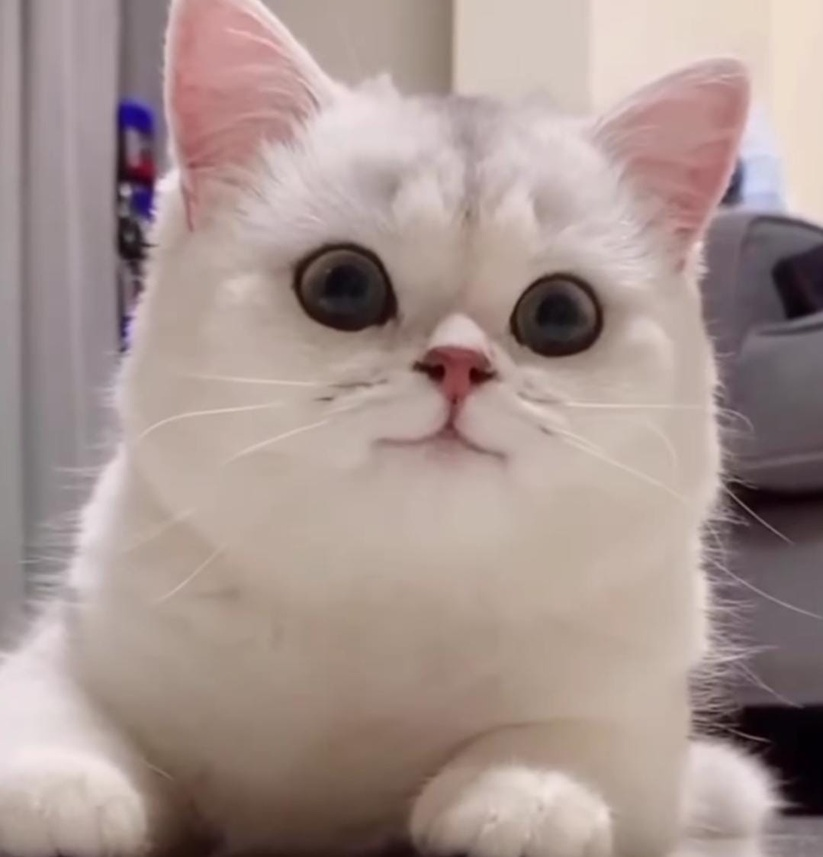
#> input picture images/smile_cat.jpg, 823 x 857 px, shrunk from 1079 x 1123 before the run, found by its file name
$ jupyter execute 7.1_contrast_enhance.ipynb
#> lines starting #> are read from the running program, lines starting #| are printed output that depends on the picture
[cell 1]
# Untuk melakukan perbaikan contrast pada suatu citra terdapat beberapa metode, diantaranya :

# Histogram Equalization [1], [3]
# Contrast Limited Adaptive Histogram Equalization (CLAHE) [1], [2], [3]
# Min-Max Contrast Stretching [1]
# Perkalian Konstanta

# Mengimport Library yang akan digunakan
import numpy as np
import matplotlib.pyplot as plt
# %matplotlib inline
import cv2
import matplotlib.image as mpimg
from skimage import data

smile_cat = cv2.imread("images\smile_cat.jpg", cv2.IMREAD_GRAYSCALE)  # Load gambar dari local drive dalam format grayscale
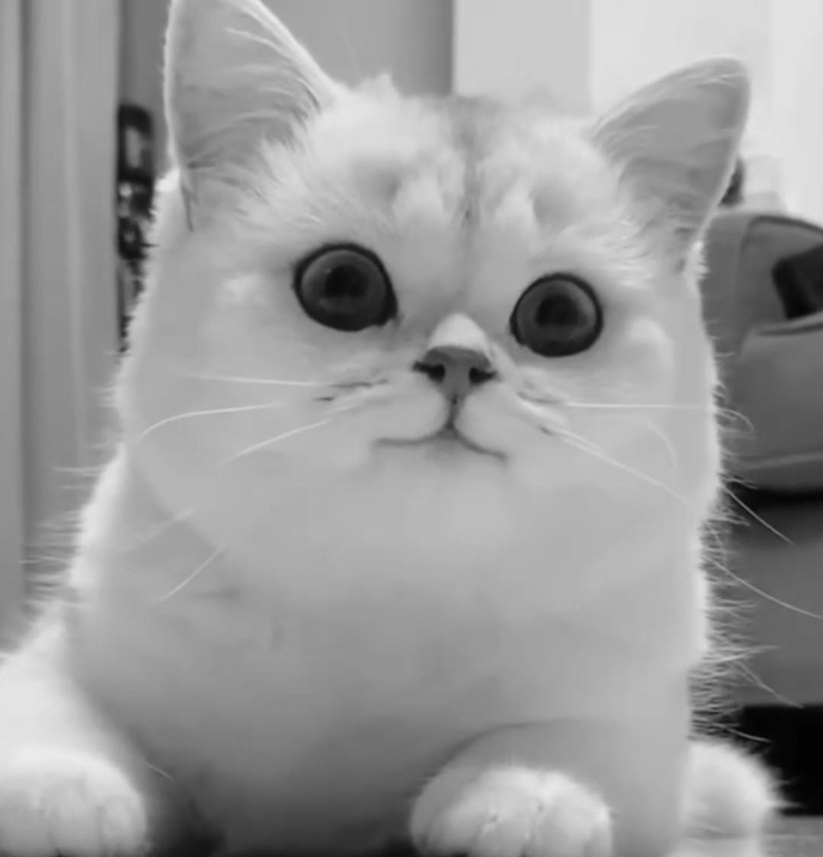
#> smile_cat: shape (857, 823); min 1, max 235, mean 153.9

# 1) PENERAPAN HISTOGRAM EQUALIZATION (HE)
image_equalized = cv2.equalizeHist(smile_cat)   # Memanggil fungsi equalize historgram dengan openCV kemudian hasilnya ditampung dalam image_equalized
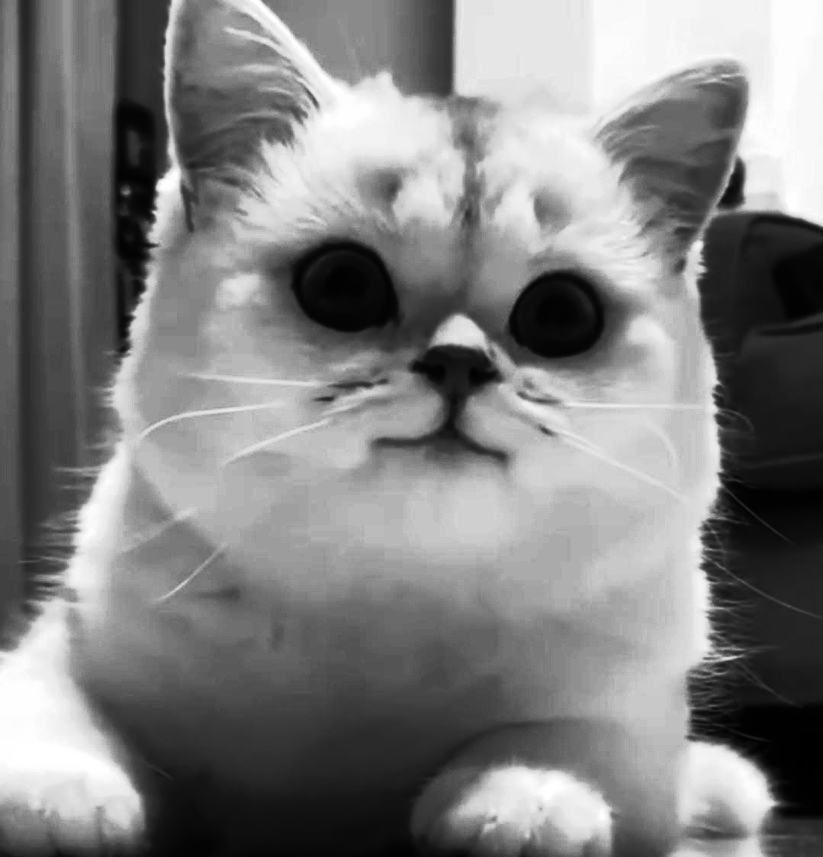
#> image_equalized: shape (857, 823); min 0, max 255, mean 128.6

[cell 2]
# 2) PENERAPAN METODE CLAHE (CONTRAST LIMITED ADAPTIVE HISTOGRAM EQUALIZATION)
clahe = cv2.createCLAHE(clipLimit=2, tileGridSize=(8,8))

#Apply CLAHE to the original image
image_clahe = clahe.apply(smile_cat)
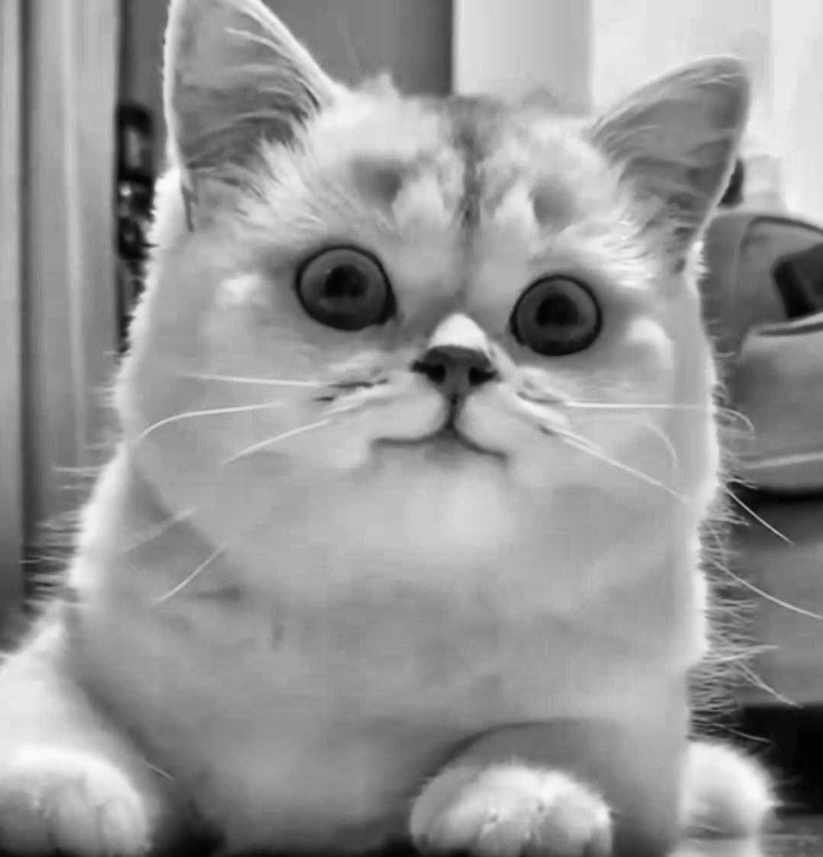
#> image_clahe: shape (857, 823); min 1, max 251, mean 150.1

[cell 3]
# 3) PENERAPAN METODE CONTRAST STRETCHING (CS)
image_cs = np.zeros((smile_cat.shape[0],smile_cat.shape[1]),dtype = 'uint8')    # Membuat array kosong untuk menampung hasil perbaikan contrast

min = np.min(smile_cat)     # Menerapkan batas minimal contrast dengan np.min
#> min = 1
max = np.max(smile_cat)     # Menerapkan batas maksimal contrast dengan np.max
#> max = 235

# Membuat perulangan array y dan x dari shape gambar
for i in range(smile_cat.shape[0]):
    for j in range(smile_cat.shape[1]):
        image_cs[i,j] = 255*(smile_cat[i,j]-min)/(max-min)  # Mengubah nilai kontrasnya dengan menggunakan rumus normalisasi

[cell 4]
# 4) PENERAPAN METODE PERKALIAN KONSTANTA
copyCat = smile_cat.copy().astype(float)   # Membuat copy dari citra image dan mengubah tipe datanya menjadi float
m1,n1 = copyCat.shape                  # Mengambil dimensi baris (m1) dan dimensi kolom (n1) dari citra
#> m1 = 857; n1 = 823
output1 = np.empty([m1, n1])            # Membuat matriks kosong dengan ukuran m1 baris dan n1 kolom
for baris in range(0, m1-1):            # Membuat perulangan for untuk mengiterasi melalui setiap piksel pada citra
    for kolom in range(0, n1-1):
        a1 = baris
        b1 = kolom
        output1[a1, b1] = copyCat[baris, kolom] * 1.9 # Mengalikan nilai piksel asli dengan konstanta 1.9

[cell 5]
# PLOT IMAGE
fig, axes = plt.subplots(5, 2, figsize=(20, 20))
ax = axes.ravel()
# Menampilkan citra input dan histogram dari smile_cat
ax[0].imshow(smile_cat, cmap=plt.cm.gray)
ax[0].set_title("Citra Input")
ax[1].hist(smile_cat.ravel(), bins=256)
ax[1].set_title('Histogram Input')

# Menampilkan citra dan histogram hasil ekualisasi histogram
ax[2].imshow(image_equalized, cmap=plt.cm.gray)
ax[2].set_title("Citra Output HE")
ax[3].hist(image_equalized.ravel(), bins=256)
ax[3].set_title('Histogram Output HE Method')

# Menampilkan citra hasil kontras stretching dan histogramnya
ax[4].imshow(image_cs, cmap=plt.cm.gray)
ax[4].set_title("Citra Output CS")
ax[5].hist(image_cs.ravel(), bins=256)
ax[5].set_title('Histogram Output CS Method')

# Menampilkan citra dan histogram hasil CLAHE
ax[6].imshow(image_clahe, cmap=plt.cm.gray)
ax[6].set_title("Citra Grayscale CLAHE")
ax[7].hist(image_clahe.ravel(), bins=256)
ax[7].set_title('Histogram Output CLAHE Method')

# Menampilkan citra dan histogram hasil perkalian konstanta
ax[8].imshow(output1, cmap=plt.cm.gray)
ax[8].set_title("Citra Grayscale Perkalian Konstanta")
ax[9].hist(output1.ravel(), bins=256)
ax[9].set_title('Histogram Output Perkalian Konstanta Method')

fig.tight_layout()
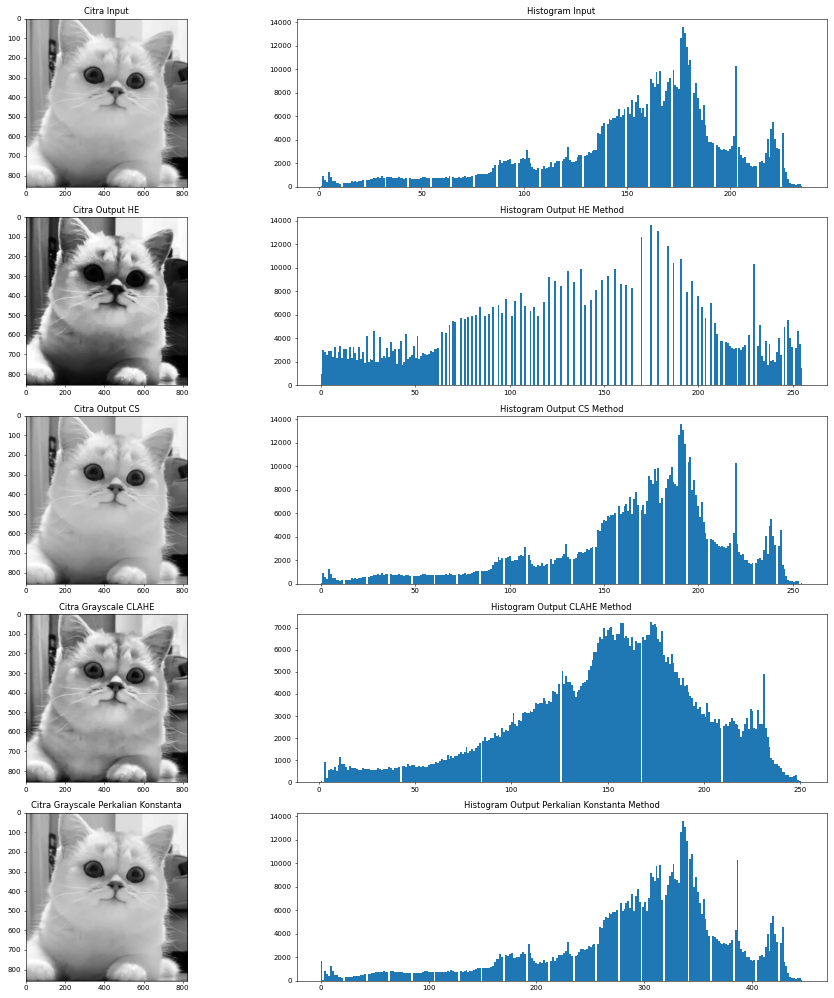
#> figure drawn by matplotlib, 10 panels; panel 2: tallest bar 13617 high, from x = 176.5 to 177.4; panel 4: tallest bar 13617 high, from x = 174.3 to 175.3; panel 6: tallest bar 13617 high, from x = 190.3 to 191.2; panel 8: tallest bar 7260 high, from x = 171.9 to 172.9
